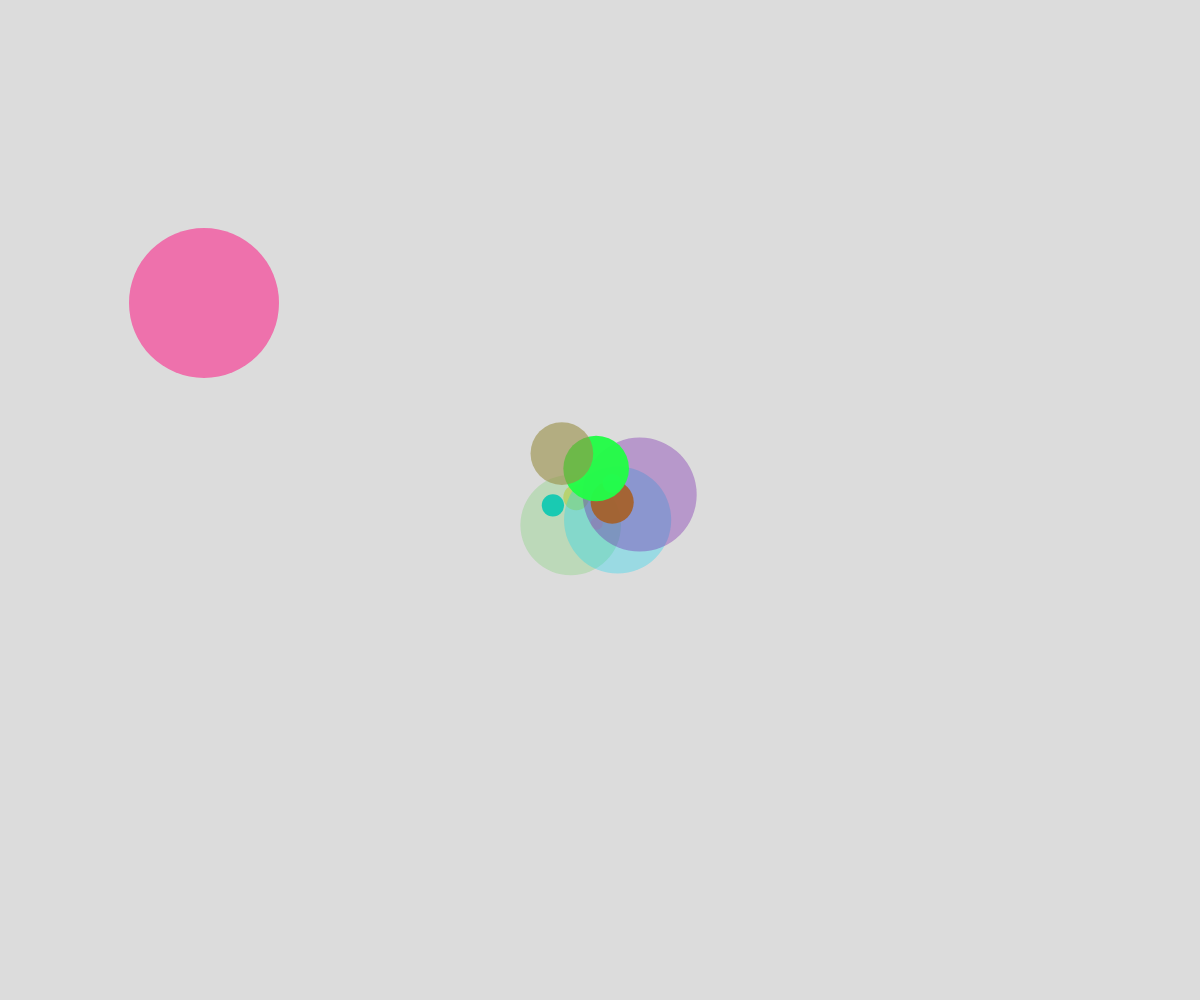
Frame 1 (no input)
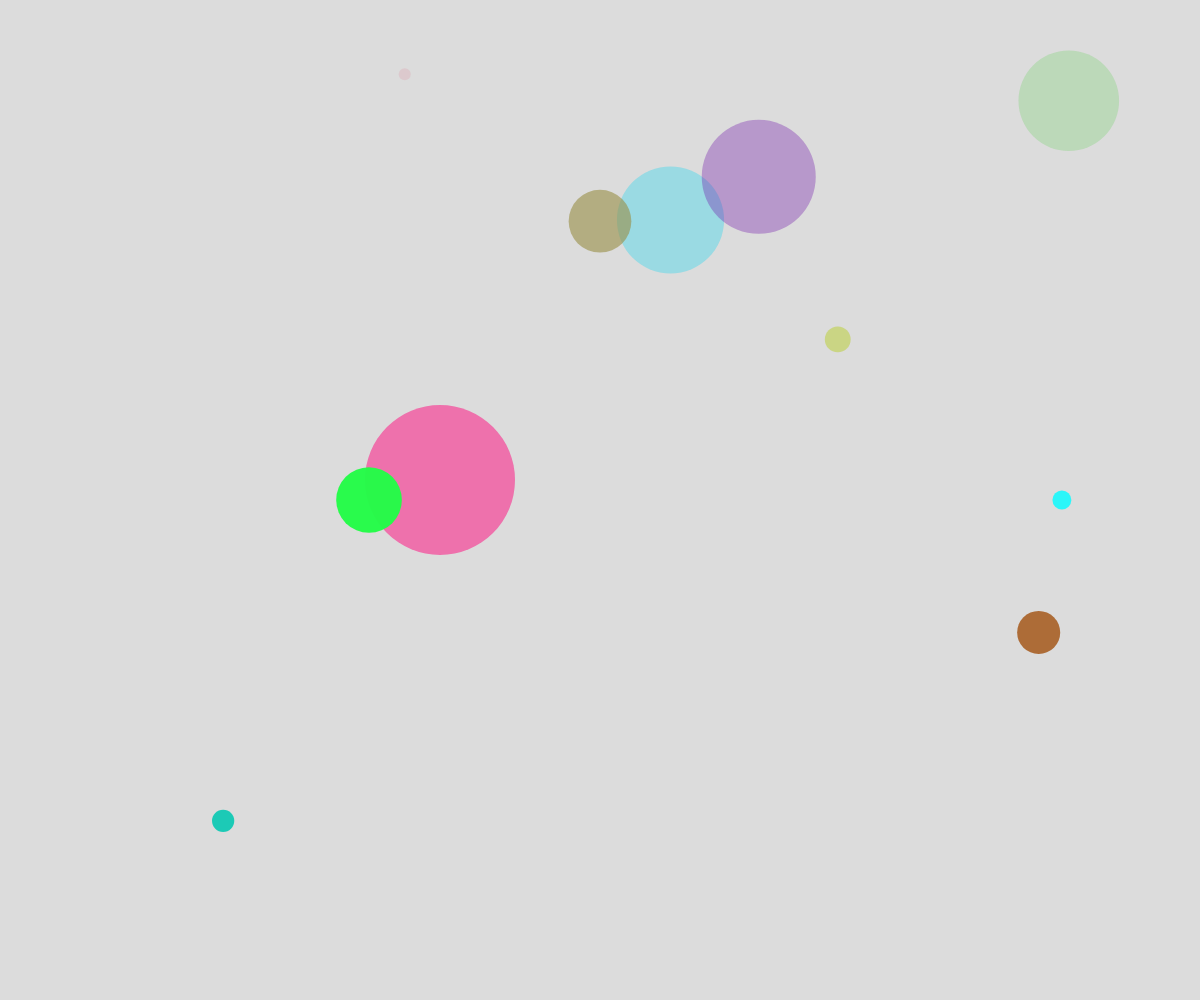
Frame 60 (no input)
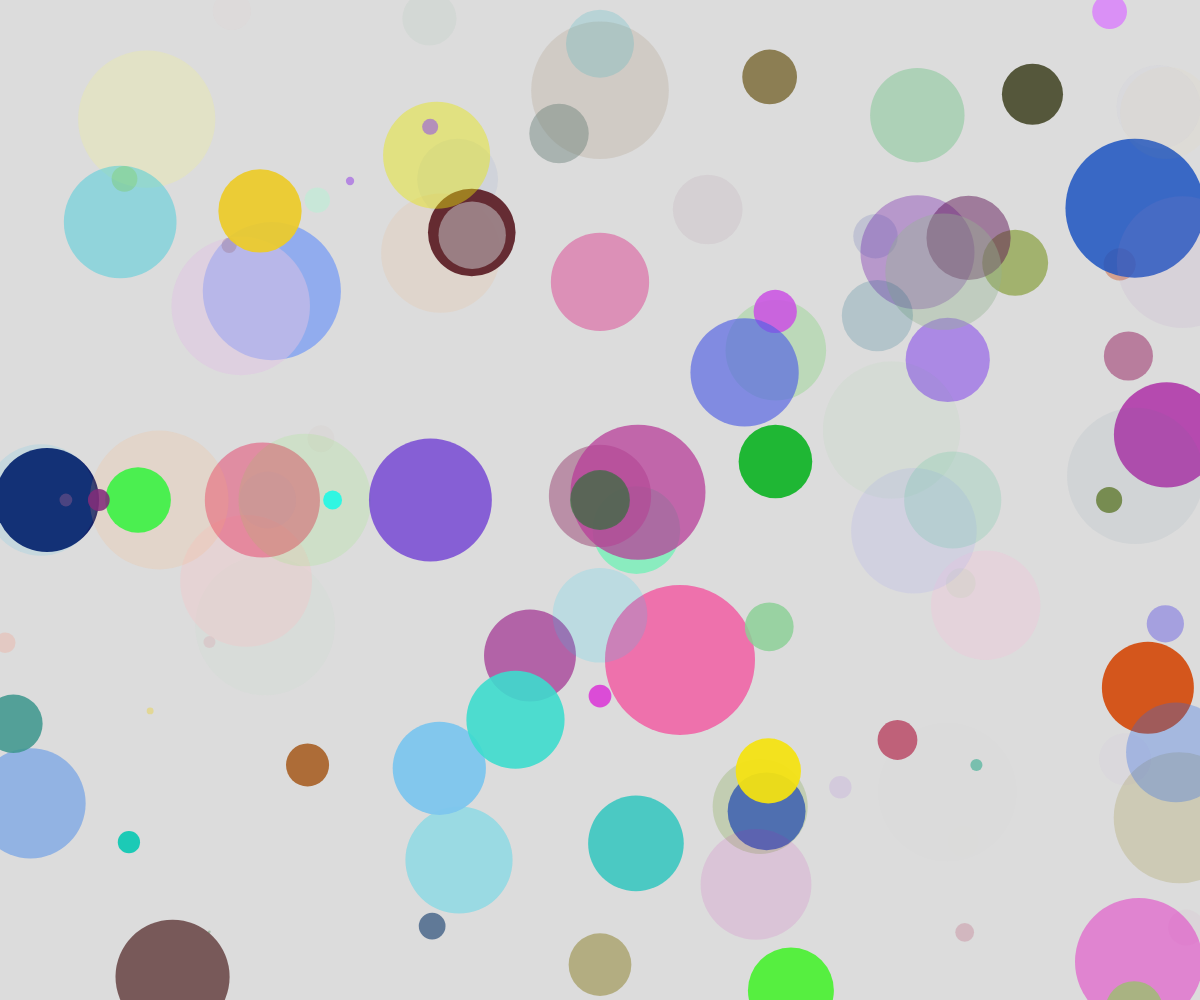
Frame 120 (the mouse pressed at the canvas centre since frame 60)

The p5.js sketch that drew these frames (run headless with seeded random() and noise() and a simulated clock; from frame 60 on, the mouse is pressed at the canvas centre):

// p5.js sketch
// ── sketch.js
// bouncing ball demo
// Jack
// Date
//
// Extra for Experts:
// - describe what you did to take this project "above and beyond"

let ballArray= [];

let theBall = {
  x: 200,
  y: 300,
  radius: 75,
  dx: 4,
  dy: 3,
  red: 255,
  green: 0,
  blue: 120,
  alpha: 125,
};

ballArray.push(theBall);

function setup() {
  createCanvas(windowWidth, windowHeight);
  for (let i = 0; i < 10; i++){
    spawnBall(width/2, height/2);
  }
}

function draw() {
  background(220);

  for (let someBall of ballArray){
    //move ball
    someBall.x += someBall.dx;
    someBall.y += someBall.dy;
  
    //bounce if needed
    if (someBall.x > width - someBall.radius || someBall.x < 0 + someBall.radius){
      someBall.dx *= -1; 
    }

    if (someBall.y > height - someBall.radius || someBall.y < 0 + someBall.radius){
      someBall.dy *= -1;
    }

    //display ball
    noStroke();
    fill(someBall.red, someBall.green, someBall.blue, someBall.alpha);
    circle(someBall.x, someBall.y, someBall.radius*2);
  }
} 

function spawnBall(theX, theY){
  let theBall = {
    x: theX,
    y: theY,
    radius: random(1, 70),
    dx: random(-50, 50),
    dy: random(-50, 50),
    red: random(0, 255),
    green: random(0, 255),
    blue: random(0, 255),
    alpha: random(0, 255),
  };
  ballArray.push(theBall);
}
function mousePressed() {
  for (let i = 0; i < 100; i++){
    spawnBall(mouseX, mouseY);
  }
}
